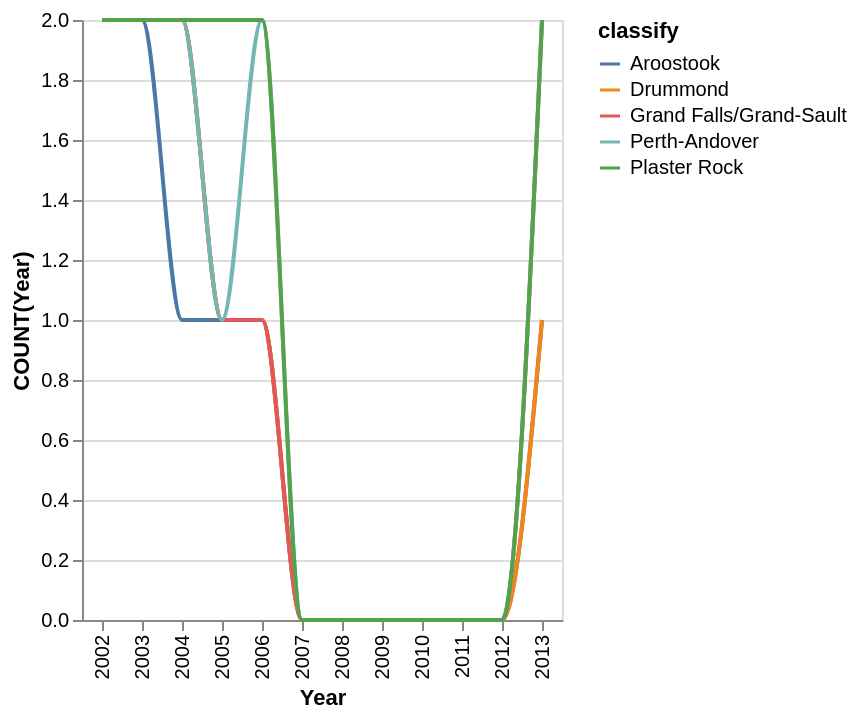

Here is the Vega-Lite specification saved for this chart:
### Vega-Lite specification from a JSON file in a GitHub repository (floating-point values rounded to 4 significant figures)
{"data": {"values": [{"x_data": "2002", "y_data": 2, "classify": "Aroostook"}, {"x_data": "2003", "y_data": 2, "classify": "Aroostook"}, {"x_data": "2004", "y_data": 1, "classify": "Aroostook"}, {"x_data": "2005", "y_data": 1, "classify": "Aroostook"}, {"x_data": "2006", "y_data": 1, "classify": "Aroostook"}, {"x_data": "2007", "y_data": 0, "classify": "Aroostook"}, {"x_data": "2008", "y_data": 0, "classify": "Aroostook"}, {"x_data": "2009", "y_data": 0, "classify": "Aroostook"}, {"x_data": "2010", "y_data": 0, "classify": "Aroostook"}, {"x_data": "2011", "y_data": 0, "classify": "Aroostook"}, {"x_data": "2012", "y_data": 0, "classify": "Aroostook"}, {"x_data": "2013", "y_data": 1, "classify": "Aroostook"}, {"x_data": "2002", "y_data": 2, "classify": "Drummond"}, {"x_data": "2003", "y_data": 2, "classify": "Drummond"}, {"x_data": "2004", "y_data": 2, "classify": "Drummond"}, {"x_data": "2005", "y_data": 1, "classify": "Drummond"}, {"x_data": "2006", "y_data": 1, "classify": "Drummond"}, {"x_data": "2007", "y_data": 0, "classify": "Drummond"}, {"x_data": "2008", "y_data": 0, "classify": "Drummond"}, {"x_data": "2009", "y_data": 0, "classify": "Drummond"}, {"x_data": "2010", "y_data": 0, "classify": "Drummond"}, {"x_data": "2011", "y_data": 0, "classify": "Drummond"}, {"x_data": "2012", "y_data": 0, "classify": "Drummond"}, {"x_data": "2013", "y_data": 1, "classify": "Drummond"}, {"x_data": "2002", "y_data": 2, "classify": "Grand Falls/Grand-Sault"}, {"x_data": "2003", "y_data": 2, "classify": "Grand Falls/Grand-Sault"}, {"x_data": "2004", "y_data": 2, "classify": "Grand Falls/Grand-Sault"}, {"x_data": "2005", "y_data": 1, "classify": "Grand Falls/Grand-Sault"}, {"x_data": "2006", "y_data": 1, "classify": "Grand Falls/Grand-Sault"}, {"x_data": "2007", "y_data": 0, "classify": "Grand Falls/Grand-Sault"}, {"x_data": "2008", "y_data": 0, "classify": "Grand Falls/Grand-Sault"}, {"x_data": "2009", "y_data": 0, "classify": "Grand Falls/Grand-Sault"}, {"x_data": "2010", "y_data": 0, "classify": "Grand Falls/Grand-Sault"}, {"x_data": "2011", "y_data": 0, "classify": "Grand Falls/Grand-Sault"}, {"x_data": "2012", "y_data": 0, "classify": "Grand Falls/Grand-Sault"}, {"x_data": "2013", "y_data": 2, "classify": "Grand Falls/Grand-Sault"}, {"x_data": "2002", "y_data": 2, "classify": "Perth-Andover"}, {"x_data": "2003", "y_data": 2, "classify": "Perth-Andover"}, {"x_data": "2004", "y_data": 2, "classify": "Perth-Andover"}, {"x_data": "2005", "y_data": 1, "classify": "Perth-Andover"}, {"x_data": "2006", "y_data": 2, "classify": "Perth-Andover"}, {"x_data": "2007", "y_data": 0, "classify": "Perth-Andover"}, {"x_data": "2008", "y_data": 0, "classify": "Perth-Andover"}, {"x_data": "2009", "y_data": 0, "classify": "Perth-Andover"}, {"x_data": "2010", "y_data": 0, "classify": "Perth-Andover"}, {"x_data": "2011", "y_data": 0, "classify": "Perth-Andover"}, {"x_data": "2012", "y_data": 0, "classify": "Perth-Andover"}, {"x_data": "2013", "y_data": 2, "classify": "Perth-Andover"}, {"x_data": "2002", "y_data": 2, "classify": "Plaster Rock"}, {"x_data": "2003", "y_data": 2, "classify": "Plaster Rock"}, {"x_data": "2004", "y_data": 2, "classify": "Plaster Rock"}, {"x_data": "2005", "y_data": 2, "classify": "Plaster Rock"}, {"x_data": "2006", "y_data": 2, "classify": "Plaster Rock"}, {"x_data": "2007", "y_data": 0, "classify": "Plaster Rock"}, {"x_data": "2008", "y_data": 0, "classify": "Plaster Rock"}, {"x_data": "2009", "y_data": 0, "classify": "Plaster Rock"}, {"x_data": "2010", "y_data": 0, "classify": "Plaster Rock"}, {"x_data": "2011", "y_data": 0, "classify": "Plaster Rock"}, {"x_data": "2012", "y_data": 0, "classify": "Plaster Rock"}, {"x_data": "2013", "y_data": 2, "classify": "Plaster Rock"}]}, "mark": {"type": "line", "interpolate": "monotone"}, "encoding": {"x": {"field": "x_data", "type": "nominal", "title": "Year", "sort": "ascending"}, "y": {"field": "y_data", "type": "quantitative", "title": "COUNT(Year)"}, "color": {"field": "classify"}}}
